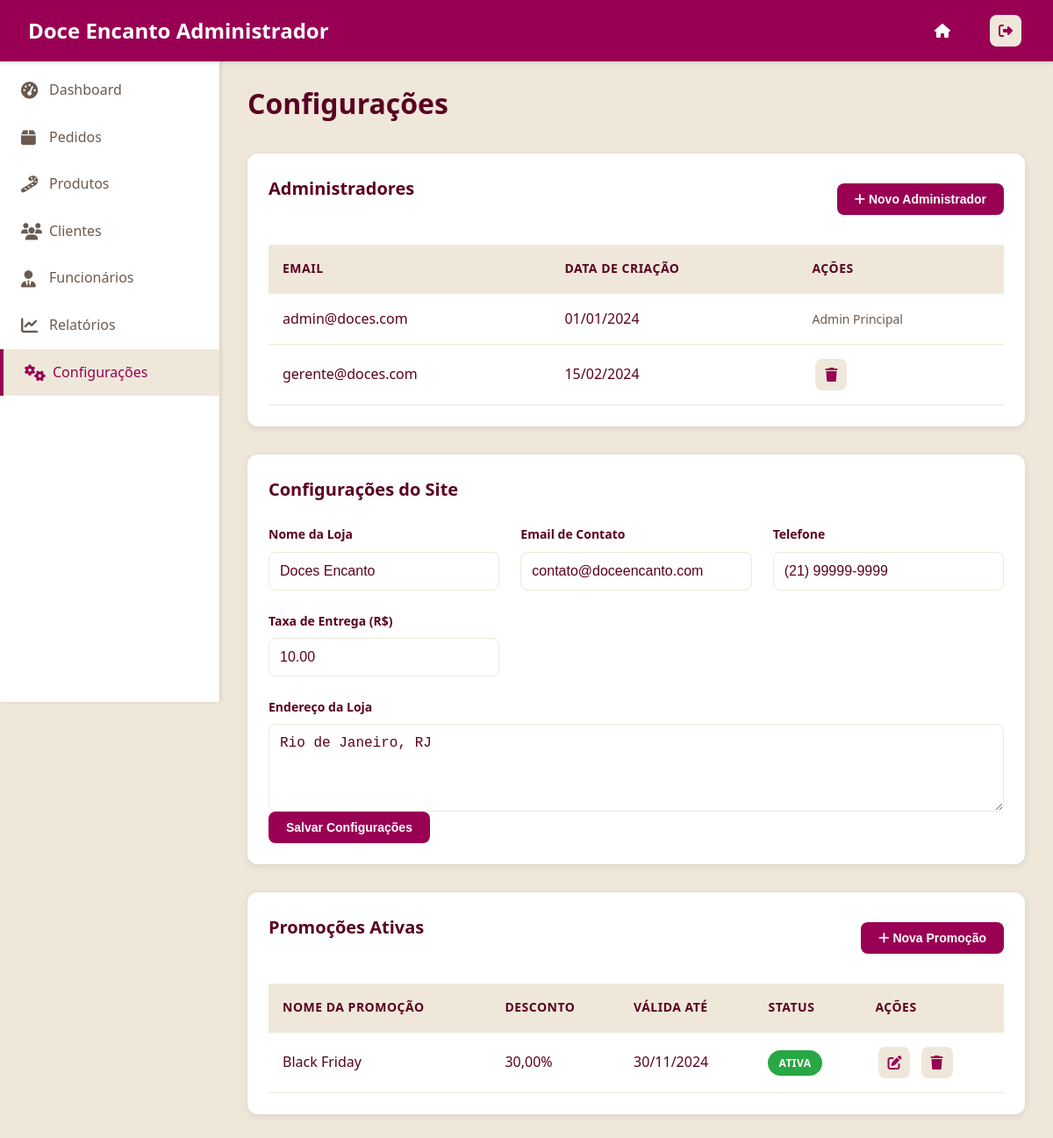
The app's page /configuracoes.php with its own data.
### tables this page shows
CREATE TABLE IF NOT EXISTS usuarios (
    id INT AUTO_INCREMENT PRIMARY KEY,
    nome VARCHAR(100) NOT NULL,
    email VARCHAR(100) NOT NULL UNIQUE,
    celular VARCHAR(15),
    dataNascimento DATE,
    senha_hash VARCHAR(255) NOT NULL,
    isAdmin BOOLEAN DEFAULT FALSE,
    data_cadastro TIMESTAMP DEFAULT CURRENT_TIMESTAMP
);

CREATE TABLE IF NOT EXISTS promocoes (
    id INT AUTO_INCREMENT PRIMARY KEY,
    nome VARCHAR(100) NOT NULL,
    desconto DECIMAL(5, 2) NOT NULL, 
    data_inicio DATE NOT NULL,
    data_termino DATE NOT NULL,
    status ENUM('Ativa', 'Inativa') DEFAULT 'Ativa'
);

### configuracoes.php (the view, shortened to what this page needs)
<?php
include 'db_config.php';
$config = [];
$sql_config = "SELECT chave, valor FROM configuracoes";
if ($result = $conn->query($sql_config)) {
    while ($row = $result->fetch_assoc()) {
        $config[$row['chave']] = $row['valor'];
    }
}
$promocoes = [];
$sql_promocoes = "SELECT id, nome, desconto, data_termino, status FROM promocoes ORDER BY id DESC";
if ($result = $conn->query($sql_promocoes)) {
    while ($row = $result->fetch_assoc()) {
        $promocoes[] = $row;
    }
}
$admins = [];
$sql_admins = "SELECT id, email, data_cadastro, isAdmin FROM usuarios WHERE isAdmin = TRUE ORDER BY data_cadastro";
if ($result = $conn->query($sql_admins)) {
    while ($row = $result->fetch_assoc()) {
        $admins[] = $row;
    }
}
?>
<!DOCTYPE html>
<html lang="pt-BR">
<head>
    <link rel="stylesheet" href="admin.css">
    <link rel="stylesheet" href="https://cdnjs.cloudflare.com/ajax/libs/font-awesome/6.4.0/css/all.min.css">
</head>
<body>
    <?php include 'components/header-adm.php'; ?>
    <?php include 'components/sidebar.php'; ?>
    <main class="main-content">
        <div class="dashboard-header">
            <h1>Configurações</h1>
        </div>
        <div class="chart-card" style="margin-bottom: 2rem;">
            <div class="section-header">
                <h2>Administradores</h2>
                <button class="btn-primary" onclick="openAdminModal()">
                    <i class="fas fa-plus"></i> Novo Administrador
                </button>
            </div>
            <div class="table-responsive">
                <table class="data-table">
                    <thead>
                        <tr>
                            <th>Email</th>
                            <th>Data de Criação</th>
                            <th>Ações</th>
                        </tr>
                    </thead>
                    <tbody>
                        <?php foreach ($admins as $a): ?>
                            <tr>
                                <td><?php echo htmlspecialchars($a['email']); ?></td>
                                <td><?php echo date('d/m/Y', strtotime($a['data_cadastro'])); ?></td>
                                <td>
                                    <?php if ($a['email'] === 'admin@doces.com'): ?>
                                        <span style="color: var(--text-light); font-size: 0.875rem;">Admin Principal</span>
                                    <?php else: ?>
                                        <a href="#" onclick="deleteAdmin(<?php echo $a['id']; ?>)" class="btn-icon"><i
                                                class="fas fa-trash"></i></a>
                                    <?php endif; ?>
                                </td>
                            </tr>
                        <?php endforeach; ?>
                    </tbody>
                </table>
            </div>
        </div>
        <div class="chart-card" style="margin-bottom: 2rem;">
            <h2>Configurações do Site</h2>
            <form id="siteConfigForm">
                <div class="form-grid">
                    <div class="form-group">
                        <label>Nome da Loja</label>
                        <input type="text" name="store_name"
                            value="<?php echo htmlspecialchars($config['store_name'] ?? ''); ?>">
                    </div>
                    <div class="form-group">
                        <label>Email de Contato</label>
                        <input type="email" name="contact_email"
                            value="<?php echo htmlspecialchars($config['contact_email'] ?? ''); ?>">
                    </div>
                    <div class="form-group">
                        <label>Telefone</label>
                        <input type="tel" name="phone" value="<?php echo htmlspecialchars($config['phone'] ?? ''); ?>">
                    </div>
                    <div class="form-group">
                        <label>Taxa de Entrega (R$)</label>
                        <input type="number" name="delivery_fee"
                            value="<?php echo htmlspecialchars($config['delivery_fee'] ?? '0.00'); ?>" step="0.01">
                    </div>
                </div>
                <div class="form-group">
                    <label>Endereço da Loja</label>
                    <textarea
                        name="store_address"><?php echo htmlspecialchars($config['store_address'] ?? ''); ?></textarea>
                </div>
                <button type="submit" class="btn-primary">Salvar Configurações</button>
            </form>
        </div>
        <div class="chart-card">
            <div class="section-header">
                <h2>Promoções Ativas</h2>
                <button class="btn-primary" onclick="openPromotionModal()">
                    <i class="fas fa-plus"></i> Nova Promoção
                </button>
            </div>
            <div class="table-responsive">
                <table class="data-table">
                    <thead>
                        <tr>
                            <th>Nome da Promoção</th>
                            <th>Desconto</th>
                            <th>Válida Até</th>
                            <th>Status</th>
                            <th>Ações</th>
                        </tr>
                    </thead>
                    <tbody>
                        <?php foreach ($promocoes as $promo): ?>
                            <tr>
                                <td><?php echo htmlspecialchars($promo['nome']); ?></td>
                                <td><?php echo htmlspecialchars(number_format($promo['desconto'], 2, ',', '.')) . '%'; ?>
                                </td>
                                <td><?php echo date('d/m/Y', strtotime($promo['data_termino'])); ?></td>
                                <td><span
                                        class="badge badge-<?php echo ($promo['status'] === 'Ativa' ? 'approved' : 'pending'); ?>"><?php echo htmlspecialchars($promo['status']); ?></span>
                                </td>
                                <td>
                                    <a href="#" onclick="editPromotion(<?php echo $promo['id']; ?>)" class="btn-icon"><i
                                            class="fas fa-edit"></i></a>
                                    <a href="#" onclick="deletePromotion(<?php echo $promo['id']; ?>)" class="btn-icon"><i
                                            class="fas fa-trash"></i></a>
                                </td>
                            </tr>
                        <?php endforeach; ?>
                    </tbody>
                </table>
            </div>
        </div>
    </main>
</body>
</html>

### components/header-adm.php
<header class="header">
    <h1>Doce Encanto Administrador</h1>
    <div class="header-actions">
        <a href="index.php" class="btn-icon" title="Ir para Página Inicial"
           style="background-color: var(--primary-color); color: white; margin-right: 1rem;">
            <i class="fas fa-home"></i>
        </a>
        <a href="logout.php" class="btn-icon" title="Sair"><i class="fas fa-sign-out-alt"></i></a>
    </div>
</header>

### components/sidebar.php
<aside class="admin-sidebar">
    <nav>
        <ul>
            <?php $current_page = basename($_SERVER['PHP_SELF']); ?>
            <li><a href="admin.php" class="<?php echo ($current_page == 'admin.php') ? 'active' : ''; ?>"><i
                        class="fas fa-tachometer-alt"></i> Dashboard</a></li>
            <li><a href="pedidos.php"
                    class="<?php echo ($current_page == 'pedidos.php' || $current_page == 'pedido-detalhe.php') ? 'active' : ''; ?>"><i
                        class="fas fa-box"></i> Pedidos</a></li>
            <li><a href="produtos.php" class="<?php echo ($current_page == 'produtos.php') ? 'active' : ''; ?>"><i
                        class="fas fa-candy-cane"></i> Produtos</a></li>
            <li><a href="clientes.php"
                    class="<?php echo ($current_page == 'clientes.php' || $current_page == 'cliente-detalhe.php') ? 'active' : ''; ?>"><i
                        class="fas fa-users"></i> Clientes</a></li>
            <li><a href="funcionarios.php"
                    class="<?php echo ($current_page == 'funcionarios.php') ? 'active' : ''; ?>"><i
                        class="fas fa-user-tie"></i> Funcionários</a></li>
            <li><a href="relatorios.php" class="<?php echo ($current_page == 'relatorios.php') ? 'active' : ''; ?>"><i
                        class="fas fa-chart-line"></i> Relatórios</a></li>
            <li><a href="configuracoes.php"
                    class="<?php echo ($current_page == 'configuracoes.php') ? 'active' : ''; ?>"><i
                        class="fas fa-cogs"></i> Configurações</a></li>
        </ul>
    </nav>
</aside>

### admin.css (style rules this page uses)
:root { --primary-color: #990053; --primary-dark: #5a0022; --primary-light: #990053; --secondary-color: #f4e4c1; --accent-color: #ddbb26; --text-dark: #5a0022; --text-light: #6b5b4f; --white: #ffffff; --light-bg: #efe8da; --border-color: #efe8da; }
* { margin: 0; padding: 0; box-sizing: border-box; }
body { font-family: "Segoe UI", Tahoma, Geneva, Verdana, sans-serif; background-color: var(--light-bg); color: var(--text-dark); line-height: 1.6; }
.header { background-color: var(--primary-color); color: var(--white); padding: 1rem 2rem; display: flex; justify-content: space-between; align-items: center; box-shadow: 0 2px 4px rgba(0, 0, 0, 0.1); position: fixed; top: 0; left: 0; right: 0; z-index: 100; }
.header h1 { font-size: 1.5rem; font-weight: 600; }
.header-actions { display: flex; gap: 1rem; align-items: center; }
.admin-sidebar { background-color: var(--white); width: 250px; height: calc(100vh - 60px); position: fixed; top: 60px; left: 0; overflow-y: auto; box-shadow: 2px 0 4px rgba(0, 0, 0, 0.1); padding: 1rem 0; }
.admin-sidebar nav ul { list-style: none; }
.admin-sidebar nav ul li a { display: flex; align-items: center; gap: 0.75rem; padding: 0.875rem 1.5rem; color: var(--text-light); text-decoration: none; transition: all 0.3s; }
.admin-sidebar nav ul li a:hover, .admin-sidebar nav ul li a.active { background-color: var(--light-bg); color: var(--primary-color); border-left: 4px solid var(--primary-color); }
.admin-sidebar nav ul li a i { font-size: 1.2rem; width: 20px; }
.main-content { margin-left: 250px; margin-top: 60px; padding: 2rem; min-height: calc(100vh - 60px); }
.dashboard-header { display: flex; justify-content: space-between; align-items: center; margin-bottom: 2rem; }
.dashboard-header h1 { color: var(--text-dark); font-size: 2rem; }
.chart-card { background-color: var(--white); padding: 1.5rem; border-radius: 12px; box-shadow: 0 2px 8px rgba(0, 0, 0, 0.1); }
.chart-card h2 { font-size: 1.25rem; margin-bottom: 1.5rem; color: var(--text-dark); }
.section-header { display: flex; justify-content: space-between; align-items: center; margin-bottom: 1.5rem; }
.section-header h2 { font-size: 1.25rem; color: var(--text-dark); }
.table-responsive { overflow-x: auto; }
.data-table { width: 100%; border-collapse: collapse; }
.data-table thead { background-color: var(--light-bg); }
.data-table th, .data-table td { padding: 1rem; text-align: left; border-bottom: 1px solid var(--border-color); }
.data-table th { font-weight: 600; color: var(--text-dark); font-size: 0.875rem; text-transform: uppercase; letter-spacing: 0.5px; }
.badge { padding: 0.375rem 0.75rem; border-radius: 20px; font-size: 0.75rem; font-weight: 600; text-transform: uppercase; letter-spacing: 0.5px; }
.badge-approved { background-color: #28a745; color: var(--white); }
.btn-primary, .btn-secondary, .btn-danger { padding: 0.625rem 1.25rem; border: none; border-radius: 8px; font-size: 0.875rem; font-weight: 600; cursor: pointer; text-decoration: none; display: inline-block; transition: all 0.3s; }
.btn-primary { background-color: var(--primary-color); color: var(--white); }
.btn-icon { width: 36px; height: 36px; border-radius: 8px; display: inline-flex; align-items: center; justify-content: center; background-color: var(--light-bg); color: var(--primary-color); text-decoration: none; transition: all 0.3s; margin: 0 0.25rem; }
.form-grid { display: grid; grid-template-columns: repeat(auto-fit, minmax(250px, 1fr)); gap: 1.5rem; margin-bottom: 1.5rem; }
.form-group { display: flex; flex-direction: column; gap: 0.5rem; }
.form-group label { font-weight: 600; color: var(--text-dark); font-size: 0.875rem; }
.form-group input, .form-group select, .form-group textarea { padding: 0.75rem; border: 1px solid var(--border-color); border-radius: 8px; font-size: 1rem; color: var(--text-dark); background-color: var(--white); }
.form-group textarea { resize: vertical; min-height: 100px; }

### records on screen
usuarios: email "admin@doces.com", data_cadastro "01/01/2024", shows "Admin Principal"
usuarios: email "gerente@doces.com", data_cadastro "15/02/2024"
promocoes: nome "Black Friday", desconto "30,00", data_termino "30/11/2024", status "ATIVA"
